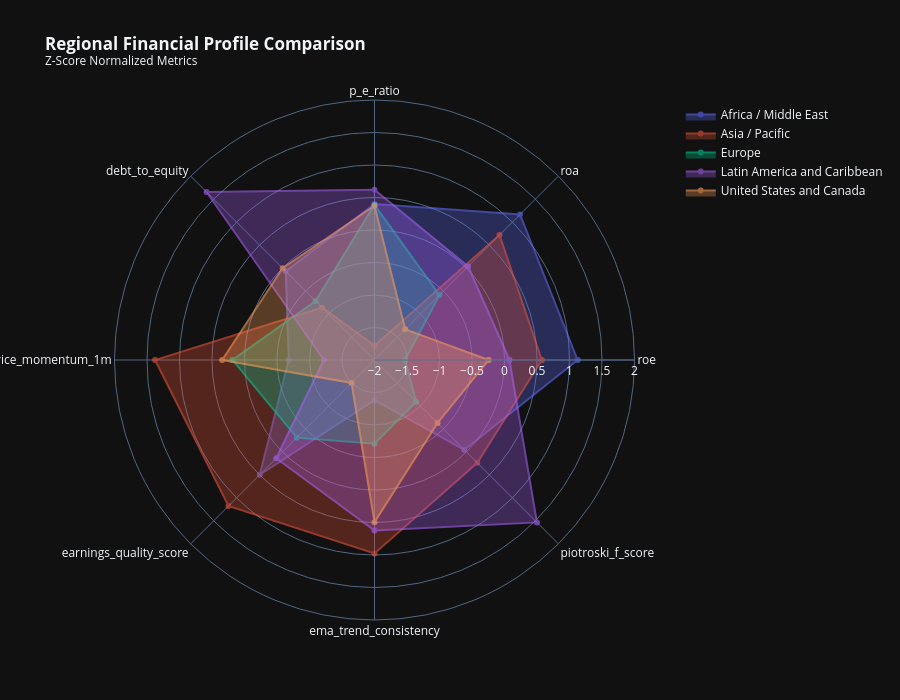
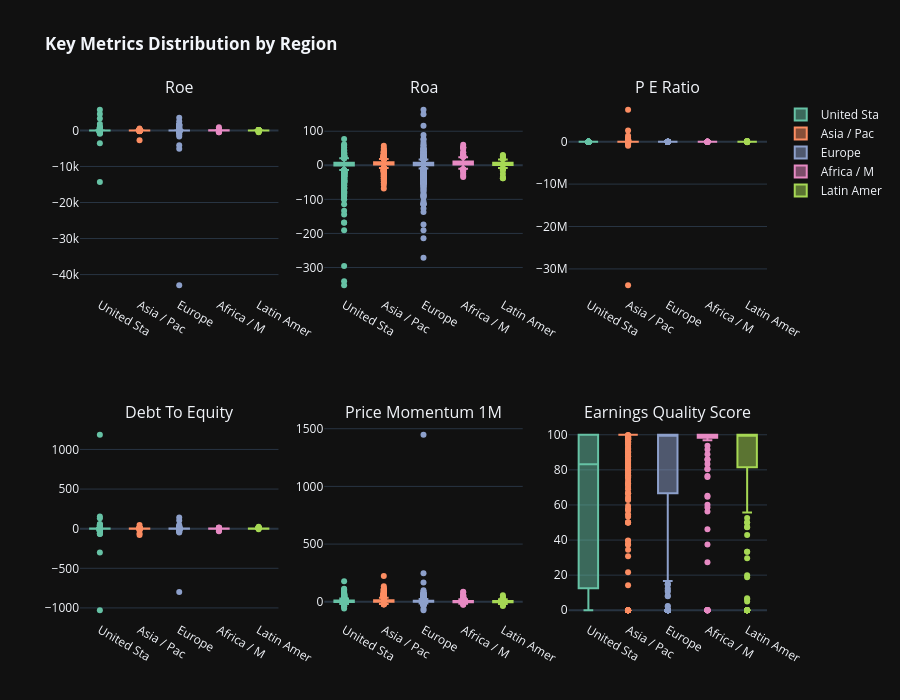

Source (notebook cell) for these figures, in order:
### Markdown cell above
## Cell 5: Regional Benchmarking Dashboard

Comprehensive regional analysis with key financial metrics comparison.

### Code cell
# ============================================================================
# Cell 5: Regional Benchmarking Dashboard
# ============================================================================

print('=' * 80)
print('🌍 REGIONAL BENCHMARKING DASHBOARD')
print('=' * 80)

region_dir = OUTPUT_DIR / 'eda' / 'by_region'

if 'region' in df.columns:
    # Key metrics for regional comparison
    benchmark_metrics = [
        'roe', 'roa', 'p_e_ratio', 'debt_to_equity', 'price_momentum_1m',
        'earnings_quality_score', 'ema_trend_consistency', 'piotroski_f_score',
        'altman_z_score', 'dividend_yield', 'revenue_growth_yoy',
    ]
    available_metrics = [m for m in benchmark_metrics if m in df.columns]

    # ============================================================================
    # 5.1 Regional Statistics Table
    # ============================================================================
    print('\n📊 Computing Regional Statistics...')

    regional_metrics_stats = df.groupby('region')[available_metrics].agg(['mean', 'median', 'std', 'count'])
    regional_metrics_stats.columns = ['_'.join(col) for col in regional_metrics_stats.columns]

    # Save to JSON
    regional_stats_dict = regional_metrics_stats.to_dict()
    with open(region_dir / 'regional_statistics.json', 'w') as f:
        json.dump({k: {str(kk): vv for kk, vv in v.items()}
                   for k, v in regional_stats_dict.items()}, f, indent=2, default=str)
    print(f'  ✓ Saved: regional_statistics.json')

    # ============================================================================
    # 5.2 Regional Radar Charts
    # ============================================================================
    print('\n🎯 Creating Regional Radar Charts...')

    # Normalize metrics for radar chart
    radar_metrics = available_metrics[:8]  # Limit for readability
    regional_means = df.groupby('region')[radar_metrics].mean()

    # Z-score normalize for comparability
    regional_normalized = (regional_means - regional_means.mean()) / regional_means.std()
    regional_normalized = regional_normalized.fillna(0)

    fig_radar = go.Figure()
    for region in regional_normalized.index:
        fig_radar.add_trace(go.Scatterpolar(
            r=regional_normalized.loc[region].values.tolist() + [regional_normalized.loc[region].values[0]],
            theta=radar_metrics + [radar_metrics[0]],
            fill='toself', name=str(region), opacity=0.6,
        ))

    fig_radar.update_layout(
        polar=dict(radialaxis=dict(visible=True, range=[-2, 2])),
        title='<b>Regional Financial Profile Comparison</b><br><sup>Z-Score Normalized Metrics</sup>',
        template=PLOTLY_TEMPLATE, height=700,
    )
    fig_radar.write_html(region_dir / 'regional_radar_comparison.html')
    fig_radar.show()
    print(f'  ✓ Saved: regional_radar_comparison.html')

    # ============================================================================
    # 5.3 Regional Box Plots Grid
    # ============================================================================
    print('\n📦 Creating Regional Box Plot Grid...')

    n_metrics = min(6, len(available_metrics))
    rows = 2
    cols = 3

    fig_boxes = make_subplots(
        rows=rows, cols=cols,
        subplot_titles=[m.replace('_', ' ').title() for m in available_metrics[:n_metrics]],
    )

    for idx, metric in enumerate(available_metrics[:n_metrics]):
        row = idx // cols + 1
        col = idx % cols + 1

        for i, region in enumerate(df['region'].unique()):
            region_data = df[df['region'] == region][metric].dropna()
            fig_boxes.add_trace(
                go.Box(y=region_data, name=str(region)[:10],
                       marker_color=px.colors.qualitative.Set2[i % 8],
                       showlegend=(idx == 0)),
                row=row, col=col
            )

    fig_boxes.update_layout(
        title='<b>Key Metrics Distribution by Region</b>',
        template=PLOTLY_TEMPLATE, height=700, showlegend=True,
    )
    fig_boxes.write_html(region_dir / 'regional_boxplots.html')
    fig_boxes.show()
    print(f'  ✓ Saved: regional_boxplots.html')

    # ============================================================================
    # 5.4 Regional Valuation Comparison (Statistical)
    # ============================================================================
    print('\n📊 Performing Statistical Regional Valuation Comparison...')
    valuation_metrics = ['p_e_ratio', 'p_b_ratio', 'ev_ebitda', 'dividend_yield']
    valuation_metrics = [m for m in valuation_metrics if m in df.columns]

    if valuation_metrics:
        regional_val_result = eda.compare_regional_valuations(
            df, metrics=valuation_metrics, region_column='region',
            include_tests=True, test_method='kruskal'
        )

        # The result is a dict with 'distributions' (DataFrame) and 'statistical_tests' (dict)
        distributions_df = regional_val_result['distributions']
        statistical_tests = regional_val_result['statistical_tests']

        # Create an interactive visualization from the distributions data
        fig_regional_val = px.bar(
            distributions_df,
            x='region',
            y='mean',
            color='metric',
            barmode='group',
            error_y='std',
            title='<b>Regional Valuation Comparison</b>',
            template=PLOTLY_TEMPLATE
        )
        fig_regional_val.show()
        fig_regional_val.write_html(region_dir / 'regional_valuation_comparison.html')
        print(f'  ✓ Saved: regional_valuation_comparison.html')

        # Also print statistical significance
        print("\n  📊 Statistical Test Results:")
        for metric, test_result in statistical_tests.items():
            sig = "✓ Significant" if test_result.get('significant') else "✗ Not significant"
            print(f"    {metric}: p-value={test_result.get('p_value', 0):.4f} ({sig})")

print('\n✓ Regional Benchmarking Complete')

### Figure 1 — Plotly figure (JSON) as saved in the notebook; plotly's stock layout.template omitted (floating-point values rounded to 4 significant figures)
{"data": [{"fill": "toself", "name": "Africa / Middle East", "opacity": 0.6, "r": [1.125, 1.166, 0.3993, -0.07064, -0.6813, 0.4961, -1.381, -0.04627, 1.125], "theta": ["roe", "roa", "p_e_ratio", "debt_to_equity", "price_momentum_1m", "earnings_quality_score", "ema_trend_consistency", "piotroski_f_score", "roe"], "type": "scatterpolar"}, {"fill": "toself", "name": "Asia / Pacific", "opacity": 0.6, "r": [0.5735, 0.72, -1.78, -0.8615, 1.376, 1.177, 0.9767, 0.2362, 0.5735], "theta": ["roe", "roa", "p_e_ratio", "debt_to_equity", "price_momentum_1m", "earnings_quality_score", "ema_trend_consistency", "piotroski_f_score", "roe"], "type": "scatterpolar"}, {"fill": "toself", "name": "Europe", "opacity": 0.6, "r": [-1.53, -0.5879, 0.3875, -0.7186, 0.1842, -0.3103, -0.7122, -1.093, -1.53], "theta": ["roe", "roa", "p_e_ratio", "debt_to_equity", "price_momentum_1m", "earnings_quality_score", "ema_trend_consistency", "piotroski_f_score", "roe"], "type": "scatterpolar"}, {"fill": "toself", "name": "Latin America and Caribbean", "opacity": 0.6, "r": [0.07585, 0.03485, 0.6201, 1.654, -1.222, 0.1381, 0.6222, 1.533, 0.07585], "theta": ["roe", "roa", "p_e_ratio", "debt_to_equity", "price_momentum_1m", "earnings_quality_score", "ema_trend_consistency", "piotroski_f_score", "roe"], "type": "scatterpolar"}, {"fill": "toself", "name": "United States and Canada", "opacity": 0.6, "r": [-0.2443, -1.333, 0.3726, -0.003376, 0.343, -1.501, 0.4943, -0.6296, -0.2443], "theta": ["roe", "roa", "p_e_ratio", "debt_to_equity", "price_momentum_1m", "earnings_quality_score", "ema_trend_consistency", "piotroski_f_score", "roe"], "type": "scatterpolar"}], "layout": {"polar": {"radialaxis": {"visible": true, "range": [-2, 2]}}, "title": {"text": "<b>Regional Financial Profile Comparison</b><br><sup>Z-Score Normalized Metrics</sup>"}, "height": 700}}

### Figure 2 — Plotly figure (JSON) as saved in the notebook; plotly's stock layout.template omitted (floating-point values rounded to 4 significant figures; data arrays with more than 128 entries replaced by an {"elided": "..."} marker saying what was removed)
{"data": [{"marker": {"color": "rgb(102,194,165)"}, "name": "United Sta", "showlegend": true, "y": {"elided": "1790 float values"}, "type": "box", "xaxis": "x", "yaxis": "y"}, {"marker": {"color": "rgb(252,141,98)"}, "name": "Asia / Pac", "showlegend": true, "y": {"elided": "2048 float values"}, "type": "box", "xaxis": "x", "yaxis": "y"}, {"marker": {"color": "rgb(141,160,203)"}, "name": "Europe", "showlegend": true, "y": {"elided": "2056 float values"}, "type": "box", "xaxis": "x", "yaxis": "y"}, {"marker": {"color": "rgb(231,138,195)"}, "name": "Africa / M", "showlegend": true, "y": {"elided": "516 float values"}, "type": "box", "xaxis": "x", "yaxis": "y"}, {"marker": {"color": "rgb(166,216,84)"}, "name": "Latin Amer", "showlegend": true, "y": {"elided": "276 float values"}, "type": "box", "xaxis": "x", "yaxis": "y"}, {"marker": {"color": "rgb(102,194,165)"}, "name": "United Sta", "showlegend": false, "y": {"elided": "1790 float values"}, "type": "box", "xaxis": "x2", "yaxis": "y2"}, {"marker": {"color": "rgb(252,141,98)"}, "name": "Asia / Pac", "showlegend": false, "y": {"elided": "2027 float values"}, "type": "box", "xaxis": "x2", "yaxis": "y2"}, {"marker": {"color": "rgb(141,160,203)"}, "name": "Europe", "showlegend": false, "y": {"elided": "2020 float values"}, "type": "box", "xaxis": "x2", "yaxis": "y2"}, {"marker": {"color": "rgb(231,138,195)"}, "name": "Africa / M", "showlegend": false, "y": {"elided": "512 float values"}, "type": "box", "xaxis": "x2", "yaxis": "y2"}, {"marker": {"color": "rgb(166,216,84)"}, "name": "Latin Amer", "showlegend": false, "y": {"elided": "276 float values"}, "type": "box", "xaxis": "x2", "yaxis": "y2"}, {"marker": {"color": "rgb(102,194,165)"}, "name": "United Sta", "showlegend": false, "y": {"elided": "1714 float values"}, "type": "box", "xaxis": "x3", "yaxis": "y3"}, {"marker": {"color": "rgb(252,141,98)"}, "name": "Asia / Pac", "showlegend": false, "y": {"elided": "745 float values"}, "type": "box", "xaxis": "x3", "yaxis": "y3"}, {"marker": {"color": "rgb(141,160,203)"}, "name": "Europe", "showlegend": false, "y": {"elided": "751 float values"}, "type": "box", "xaxis": "x3", "yaxis": "y3"}, {"marker": {"color": "rgb(231,138,195)"}, "name": "Africa / M", "showlegend": false, "y": {"elided": "130 float values"}, "type": "box", "xaxis": "x3", "yaxis": "y3"}, {"marker": {"color": "rgb(166,216,84)"}, "name": "Latin Amer", "showlegend": false, "y": {"elided": "197 float values"}, "type": "box", "xaxis": "x3", "yaxis": "y3"}, {"marker": {"color": "rgb(102,194,165)"}, "name": "United Sta", "showlegend": false, "y": {"elided": "1790 float values"}, "type": "box", "xaxis": "x4", "yaxis": "y4"}, {"marker": {"color": "rgb(252,141,98)"}, "name": "Asia / Pac", "showlegend": false, "y": {"elided": "2048 float values"}, "type": "box", "xaxis": "x4", "yaxis": "y4"}, {"marker": {"color": "rgb(141,160,203)"}, "name": "Europe", "showlegend": false, "y": {"elided": "2056 float values"}, "type": "box", "xaxis": "x4", "yaxis": "y4"}, {"marker": {"color": "rgb(231,138,195)"}, "name": "Africa / M", "showlegend": false, "y": {"elided": "516 float values"}, "type": "box", "xaxis": "x4", "yaxis": "y4"}, {"marker": {"color": "rgb(166,216,84)"}, "name": "Latin Amer", "showlegend": false, "y": {"elided": "276 float values"}, "type": "box", "xaxis": "x4", "yaxis": "y4"}, {"marker": {"color": "rgb(102,194,165)"}, "name": "United Sta", "showlegend": false, "y": {"elided": "1788 float values"}, "type": "box", "xaxis": "x5", "yaxis": "y5"}, {"marker": {"color": "rgb(252,141,98)"}, "name": "Asia / Pac", "showlegend": false, "y": {"elided": "2055 float values"}, "type": "box", "xaxis": "x5", "yaxis": "y5"}, {"marker": {"color": "rgb(141,160,203)"}, "name": "Europe", "showlegend": false, "y": {"elided": "2067 float values"}, "type": "box", "xaxis": "x5", "yaxis": "y5"}, {"marker": {"color": "rgb(231,138,195)"}, "name": "Africa / M", "showlegend": false, "y": {"elided": "520 float values"}, "type": "box", "xaxis": "x5", "yaxis": "y5"}, {"marker": {"color": "rgb(166,216,84)"}, "name": "Latin Amer", "showlegend": false, "y": {"elided": "274 float values"}, "type": "box", "xaxis": "x5", "yaxis": "y5"}, {"marker": {"color": "rgb(102,194,165)"}, "name": "United Sta", "showlegend": false, "y": {"elided": "1712 float values"}, "type": "box", "xaxis": "x6", "yaxis": "y6"}, {"marker": {"color": "rgb(252,141,98)"}, "name": "Asia / Pac", "showlegend": false, "y": {"elided": "746 float values"}, "type": "box", "xaxis": "x6", "yaxis": "y6"}, {"marker": {"color": "rgb(141,160,203)"}, "name": "Europe", "showlegend": false, "y": {"elided": "740 float values"}, "type": "box", "xaxis": "x6", "yaxis": "y6"}, {"marker": {"color": "rgb(231,138,195)"}, "name": "Africa / M", "showlegend": false, "y": {"elided": "131 float values"}, "type": "box", "xaxis": "x6", "yaxis": "y6"}, {"marker": {"color": "rgb(166,216,84)"}, "name": "Latin Amer", "showlegend": false, "y": {"elided": "198 float values"}, "type": "box", "xaxis": "x6", "yaxis": "y6"}], "layout": {"xaxis": {"anchor": "y", "domain": [0.0, 0.2889]}, "yaxis": {"anchor": "x", "domain": [0.625, 1.0]}, "xaxis2": {"anchor": "y2", "domain": [0.3556, 0.6444]}, "yaxis2": {"anchor": "x2", "domain": [0.625, 1.0]}, "xaxis3": {"anchor": "y3", "domain": [0.7111, 1.0]}, "yaxis3": {"anchor": "x3", "domain": [0.625, 1.0]}, "xaxis4": {"anchor": "y4", "domain": [0.0, 0.2889]}, "yaxis4": {"anchor": "x4", "domain": [0.0, 0.375]}, "xaxis5": {"anchor": "y5", "domain": [0.3556, 0.6444]}, "yaxis5": {"anchor": "x5", "domain": [0.0, 0.375]}, "xaxis6": {"anchor": "y6", "domain": [0.7111, 1.0]}, "yaxis6": {"anchor": "x6", "domain": [0.0, 0.375]}, "annotations": [{"font": {"size": 16}, "showarrow": false, "text": "Roe", "x": 0.1444, "xanchor": "center", "xref": "paper", "y": 1.0, "yanchor": "bottom", "yref": "paper"}, {"font": {"size": 16}, "showarrow": false, "text": "Roa", "x": 0.5, "xanchor": "center", "xref": "paper", "y": 1.0, "yanchor": "bottom", "yref": "paper"}, {"font": {"size": 16}, "showarrow": false, "text": "P E Ratio", "x": 0.8556, "xanchor": "center", "xref": "paper", "y": 1.0, "yanchor": "bottom", "yref": "paper"}, {"font": {"size": 16}, "showarrow": false, "text": "Debt To Equity", "x": 0.1444, "xanchor": "center", "xref": "paper", "y": 0.375, "yanchor": "bottom", "yref": "paper"}, {"font": {"size": 16}, "showarrow": false, "text": "Price Momentum 1M", "x": 0.5, "xanchor": "center", "xref": "paper", "y": 0.375, "yanchor": "bottom", "yref": "paper"}, {"font": {"size": 16}, "showarrow": false, "text": "Earnings Quality Score", "x": 0.8556, "xanchor": "center", "xref": "paper", "y": 0.375, "yanchor": "bottom", "yref": "paper"}], "title": {"text": "<b>Key Metrics Distribution by Region</b>"}, "height": 700, "showlegend": true}}
